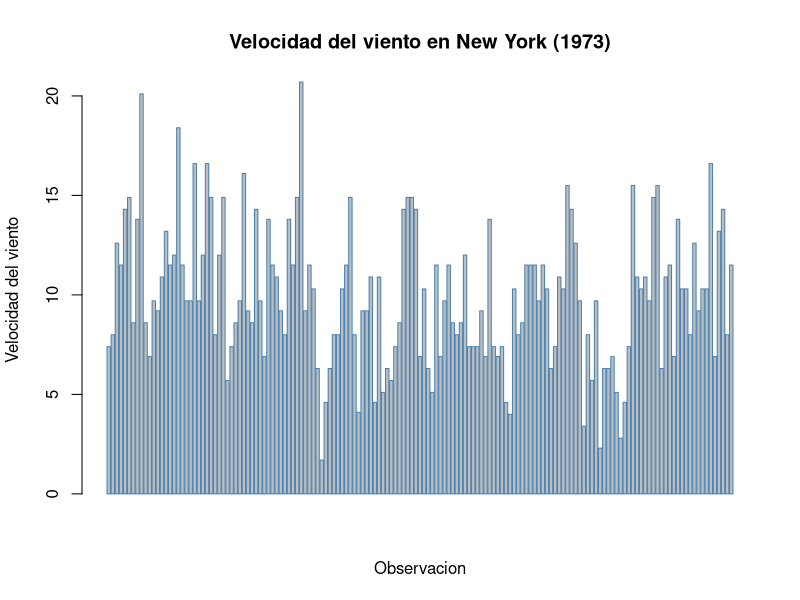
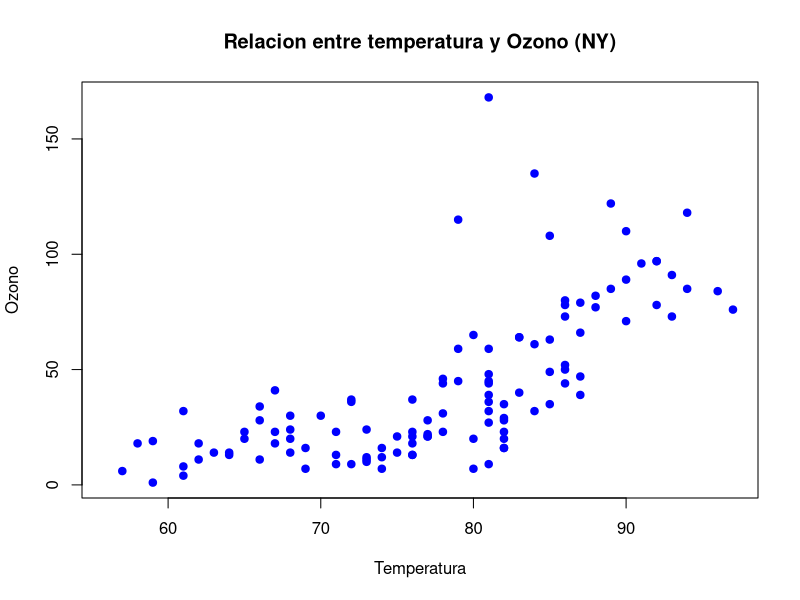
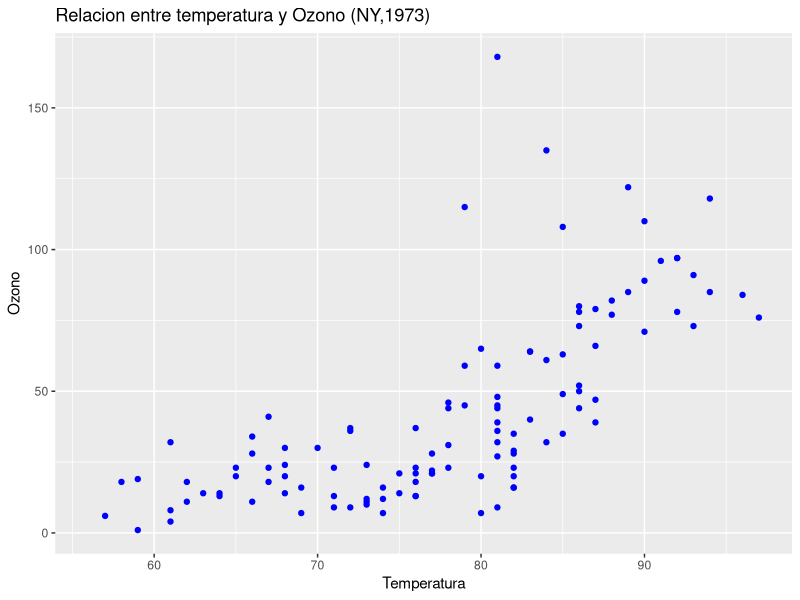
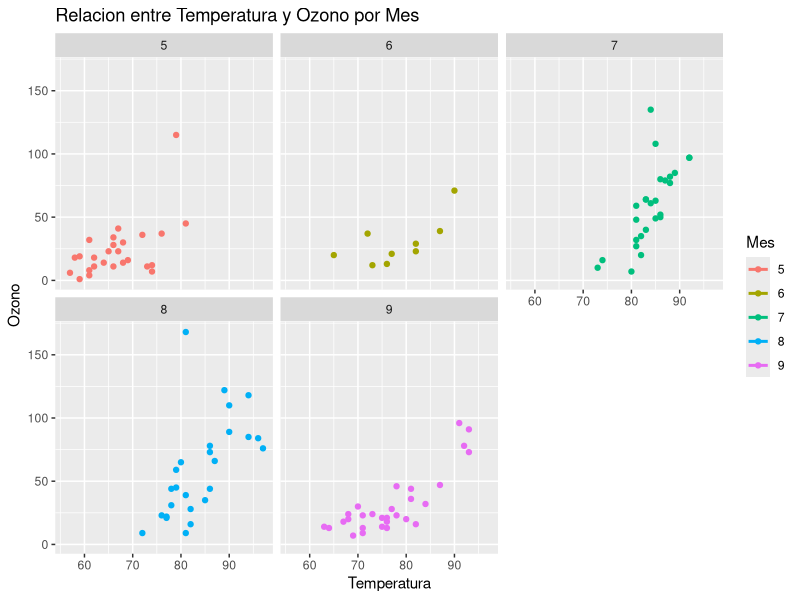
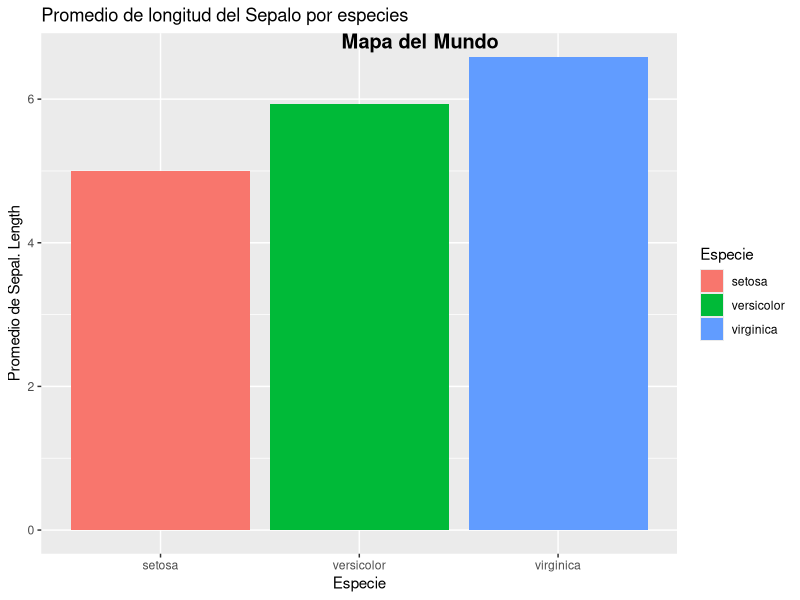
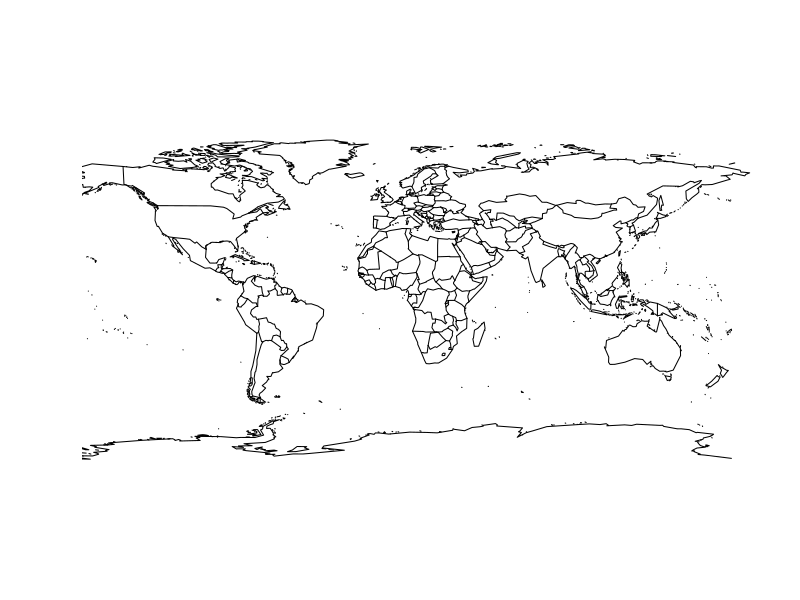
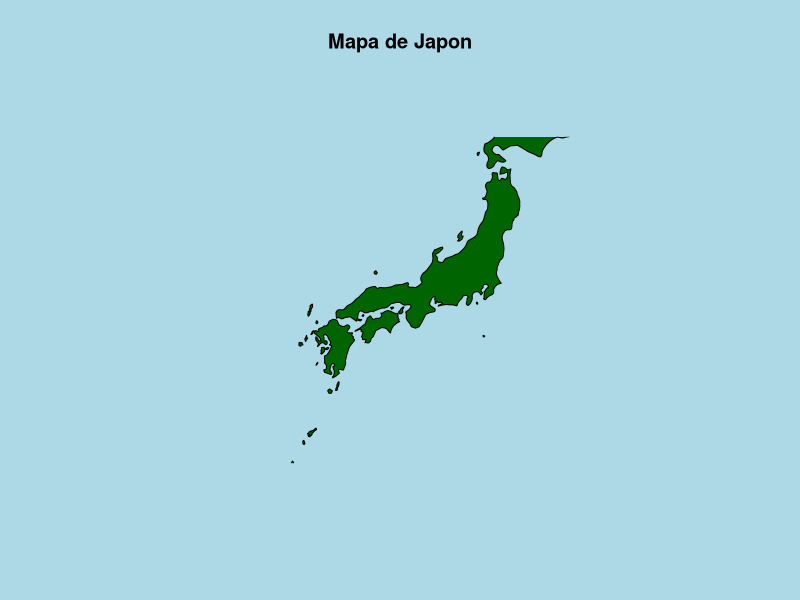

The R script that drew these images, in order:
# ==============================================================================
# UNIVERSIDAD DE COSTA RICA  -  ESCUELA DE ESTADISTICA
# XS-0129  PROGRAMACION PARA ESTADISTICA I
# ------------------------------------------------------------------------------
# PRACTICA SEMANA 11: CONSTRUCCION DE GRAFICOS CON R
# MODALIDAD: TRABAJO COLABORATIVO EN GIT / GITHUB
# Valor: 1% adicional sobre nota de curso
# Fecha entrega máxima: martes 26/05/2026
# Entrega esperada: documento PDF con enlace a repositorio
# ==============================================================================
#
# Esta practica se realiza EN PAREJAS o EN GRUPOS DE TRES personas.
# El grupo entrega un UNICO archivo .R, pero administrado de forma colaborativa
# en un repositorio de GitHub. Cada integrante DEBE aportar al menos un ejercicio
# con sus propios commits, de modo que el historial demuestre la participacion
# individual de cada quien.
#
# ------------------------------------------------------------------------------
# DATOS DEL GRUPO
# ------------------------------------------------------------------------------
# Integrante A: Keylin Francinni Cervantes Mata   Carne: C4E080  GitHub: Cervantes-gif
# Integrante B: Esteban Vargas Rodriguez  Carne: C5K725  GitHub: stebanvr
# Integrante C: ______________________  Carne: __________  GitHub: ____________
#               (deje en blanco si el grupo es de dos personas)
#
# ------------------------------------------------------------------------------
# OBJETIVOS DE APRENDIZAJE
# ------------------------------------------------------------------------------
#   1. Construir e interpretar graficos con el paquete base de R.
#   2. Aplicar la gramatica de graficos del paquete ggplot2 por capas.
#   3. Representar informacion geografica mediante mapas en R.
#   4. INVESTIGAR de forma autonoma otras librerias de visualizacion de R,
#      documentarlas y compararlas con las herramientas vistas en clase.
#   5. Utilizar Git y GitHub para versionar y desarrollar codigo de forma
#      COLABORATIVA (clonar, ramas, commits, pull requests y fusiones).
#
# ==============================================================================
# INSTRUCCIONES GENERALES
# ==============================================================================
#   - Trabajen DENTRO de este mismo archivo .R. Escriban su codigo debajo de
#     cada enunciado, en las lineas marcadas con ">>> ESCRIBA SU CODIGO AQUI".
#   - NO borren los enunciados (lineas que inician con #). Forman parte de la
#     entrega y permiten evaluar la practica.
#   - Cuando se pida COMENTAR o INTERPRETAR, escriban la respuesta como
#     comentario (#) justo debajo del codigo correspondiente.
#   - El archivo debe ejecutarse SIN ERRORES de principio a fin. Verifiquenlo
#     con source() o Ctrl+Shift+Enter (RStudio) antes de la entrega final.
#   - Cada ejercicio indica su INTEGRANTE RESPONSABLE entre corchetes, por
#     ejemplo  [Responsable: Integrante B]. Esa persona debe escribir el codigo
#     y subirlo con SUS PROPIOS commits (ver Parte 5).
#   - Esta practica vale 100 puntos. La distribucion aparece en cada parte.
#   - Todos los ejercicios deben estar completos y no debe haber commits 
#     luego de las 11:59 de hoy 26/05/2026
#
# ------------------------------------------------------------------------------
# REPARTO DE EJERCICIOS ENTRE INTEGRANTES
# ------------------------------------------------------------------------------
#   Integrante A : Ej 1.1, Ej 1.4, Ej 2.1, Ej 2.4, Ej 3.2  + redacta el README
#   Integrante B : Ej 1.2, Ej 1.5, Ej 2.2, Ej 2.5, Ej 3.3  + Ficha 4.2
#   Integrante C : Ej 1.3, Ej 1.6, Ej 2.3, Ej 3.1, Ej 4.4
#   TODO EL GRUPO: Parte 0, Ej 4.1 (eleccion de libreria) y Ej 4.3 (ejemplo).
#
#   * SI EL GRUPO ES DE DOS PERSONAS: no existe Integrante C. Repartan sus
#     ejercicios de forma equitativa entre A y B y ANOTEN aqui como quedaron:
#     Ej 1.3 -> B  Ej 1.6 -> B  Ej 2.3 -> A   Ej 3.1 -> A
#     Ej 4.4 -> A
#
#   El reparto busca que cada persona practique graficos base, ggplot2 y mapas.
#   Esta permitido AYUDARSE entre integrantes, pero cada quien debe SUBIR con
#   sus propios commits los ejercicios de los que es responsable.
#
# ------------------------------------------------------------------------------
# CONJUNTOS DE DATOS
# ------------------------------------------------------------------------------
#   Se trabajara con datasets incluidos en la instalacion base de R, por lo que
#   NO se requiere descargar archivos. Exploren su documentacion con help():
#       help("airquality")   # calidad del aire (Nueva York, 1973)
#       help("mtcars")       # caracteristicas de 32 automoviles
#       help("iris")         # medidas de tres especies de flores
#       help("ToothGrowth")  # crecimiento dental en conejillos de indias
# ==============================================================================


# ==============================================================================
# PARTE 0 - PREPARACION DEL ENTORNO  (5 puntos)   [Responsable: TODO EL GRUPO]
# ==============================================================================
#
# 0.1  Limpien el entorno de trabajo y carguen los datos que utilizaran.
#      Verifiquen la estructura y un resumen de cada conjunto de datos.

rm(list = ls())          # limpia el entorno
data("airquality")
data("mtcars")
data("iris")
data("ToothGrowth")

# >>> ESCRIBA SU CODIGO AQUI: use str() y summary() sobre airquality y mtcars.

str(airquality)
summary(airquality)

str(mtcars)
summary(mtcars)

# 0.2  En un comentario, indiquen cuantas observaciones y cuantas variables
#      tiene 'airquality' y mencionen si contiene valores faltantes (NA).

nrow(airquality)
ncol(airquality)

sum(is.na(airquality))

#
# Respuesta 0.2: Airquality tiene 153 observaciones y 6 variales. Si contiene valores
# faltantes en total 44 variables NA


# ==============================================================================
# PARTE 1 - GRAFICOS BASE DE R  (25 puntos)
# ==============================================================================
# Recuerden los argumentos comunes de las funciones graficas base:
#   main  = titulo        xlab / ylab = etiquetas de ejes
#   col   = color         xlim / ylim = limites de los ejes
#   pch   = tipo de punto border = color del borde
# ------------------------------------------------------------------------------

# ------------------------------------------------------------------------------
# Ejercicio 1.1  GRAFICO DE BARRAS  (4 pts)        [Responsable: Integrante A]
# ------------------------------------------------------------------------------
# Construya un grafico de barras VERTICAL de la variable airquality$Wind.
# Asignele un titulo, una etiqueta de eje y un color de su eleccion.

# >>> ESCRIBA SU CODIGO AQUI:

#Ejercicio 1.1- Grafico de barras vertical de airquality$Wind

barplot(airquality$Wind,
        main = "Velocidad del viento en New York (1973)",
        xlab = "Observacion",
        ylab = "Velocidad del viento",
        border = "steelblue")


#Interpretacion Cervantes:  El grafico muestra la velocidad del viento registrada en los 153 dias. La ,ayoria de las observaciones se encuentran entre 7 y 15 mph. 
#Se observan algunos picos maximos que superan los 20 mph y muy pocos dias con viento cerca de 0 mph.



# ------------------------------------------------------------------------------
# Ejercicio 1.2  HISTOGRAMA  (4 pts)               [Responsable: Integrante B]
# ------------------------------------------------------------------------------
# Construya un histograma de airquality$Ozone. Modifique el argumento 'breaks'
# para obtener al menos dos versiones (por ejemplo breaks = 5 y breaks = 15).
# COMENTE como cambia la interpretacion al variar el numero de clases.

# >>> ESCRIBA SU CODIGO AQUI:



# Comentario 1.2: ______________________________________________________________



# ------------------------------------------------------------------------------
# Ejercicio 1.3  DIAGRAMA DE CAJAS  (4 pts)        [Responsable: Integrante C]
# ------------------------------------------------------------------------------
# Construya un diagrama de cajas de airquality$Temp SEGUN el mes (Temp ~ Month).
# Pista: use la formula  boxplot(Temp ~ Month, data = airquality, ...).
# Interprete: en que mes se observa la mayor temperatura mediana.

# >>> ESCRIBA SU CODIGO AQUI:



# Comentario 1.3: ______________________________________________________________



# ------------------------------------------------------------------------------
# Ejercicio 1.4  DIAGRAMA DE DISPERSION  (4 pts)   [Responsable: Integrante A]
# ------------------------------------------------------------------------------
# Construya un grafico de dispersion entre airquality$Temp (eje X) y
# airquality$Ozone (eje Y). Use pch = 19 y describa la relacion observada.

# >>> ESCRIBA SU CODIGO AQUI:

#Ejercicio 1.4

plot(airquality$Temp,
     airquality$Ozone,
     main = "Relacion entre temperatura y Ozono (NY)",
     xlab = "Temperatura",
     ylab = "Ozono",
     pch = 19,
     col = "blue")


# Comentario 1.4: Se observa una relacion positiva entre la temperatura y el nivel de ozono, a mayor
# temperatura, tiende a mayor concentracion de ozono. La relacion no es perfectamente lineal pero si hay una
# tendencia clara de aumento 


# ------------------------------------------------------------------------------
# Ejercicio 1.5  GRAFICO DE PIE  (4 pts)           [Responsable: Integrante B]
# ------------------------------------------------------------------------------
# A partir de mtcars, cuente cuantos automoviles tienen 4, 6 y 8 cilindros
# (variable 'cyl') y represente esa distribucion en un grafico de pie.
# Agregue al grafico el PORCENTAJE correspondiente a cada categoria.
# Pista: table(mtcars$cyl) y construya las etiquetas con paste0() y round().

# >>> ESCRIBA SU CODIGO AQUI:



# ------------------------------------------------------------------------------
# Ejercicio 1.6  MULTIPLES GRAFICOS Y EXPORTACION  (5 pts)  [Resp.: Integrante C]
# ------------------------------------------------------------------------------
# a) Use par(mfrow = c(1, 2)) para colocar DOS graficos base de su eleccion
#    lado a lado. Restablezca el panel con par(mfrow = c(1, 1)) al terminar.
# b) Exporte uno de sus graficos a un archivo PNG usando png() ... dev.off().
#    IMPORTANTE: agregue ese .png al .gitignore (vea la Parte 5) para NO
#    versionar imagenes generadas automaticamente.

# >>> ESCRIBA SU CODIGO AQUI:



# ==============================================================================
# PARTE 2 - GRAFICOS CON ggplot2  (20 puntos)
# ==============================================================================
# Recuerden la estructura por CAPAS de la gramatica de graficos:
#   ggplot(datos, aes(...)) +   # datos + mapeo estetico
#       geom_*()            +   # geometria (puntos, barras, lineas...)
#       scale_*()           +   # escalas (colores, ejes)
#       facet_*()           +   # paneles por subconjuntos
#       labs()              +   # titulos y etiquetas
#       theme_*()               # apariencia general
# ------------------------------------------------------------------------------

# 2.0  Instalen (si es necesario) y carguen el paquete.
# install.packages("ggplot2")   # descomente solo si aun no lo tiene instalado
library(ggplot2)

# ------------------------------------------------------------------------------
# Ejercicio 2.1  PRIMER GRAFICO ggplot2  (4 pts)   [Responsable: Integrante A]
# ------------------------------------------------------------------------------
# Reproduzca el diagrama de dispersion del Ejercicio 1.4 (Temp vs Ozone) pero
# ahora con ggplot2 y geom_point().

# >>> ESCRIBA SU CODIGO AQUI:

ggplot(airquality,
       aes(x = Temp, y = Ozone)) +
  geom_point(color = "blue", 
             pch = 19) +
  labs(title = "Relacion entre temperatura y Ozono (NY,1973)",
       x = "Temperatura",
       y = "Ozono")




# ------------------------------------------------------------------------------
# Ejercicio 2.2  MAPEO ESTETICO  (4 pts)           [Responsable: Integrante B]
# ------------------------------------------------------------------------------
# Al grafico anterior, agregue dentro de aes() el COLOR del punto segun el mes.
# Pista: como 'Month' es numerica, conviertala con factor(Month).
# COMENTE que aporta esta tercera variable a la lectura del grafico.

# >>> ESCRIBA SU CODIGO AQUI:



# Comentario 2.2: ______________________________________________________________



# ------------------------------------------------------------------------------
# Ejercicio 2.3  GEOMETRIAS ADICIONALES Y FACETAS  (4 pts)  [Resp.: Integrante A]
# ------------------------------------------------------------------------------
# Sobre el grafico del 2.2, agregue:
#   - una capa geom_smooth(method = "lm") para mostrar la tendencia lineal;
#   - un facet_wrap(~ Month) para separar un panel por mes.

# >>> ESCRIBA SU CODIGO AQUI:

ggplot(airquality, aes(x= Temp,
                       y= Ozone,
                       color = factor(Month))) +
  geom_point(pch = 19) +
  geom_smooth(method = "Im", se= FALSE) + # el method Im dibuja una linea de tendencia lineal sobre los puntos 
  facet_wrap(~ Month) + # lo que haces es que separa los meses en 5 partes de mayo a septiembre
  labs(title = "Relacion entre Temperatura y Ozono por Mes",
       x = "Temperatura",
       y = "Ozono",
       color = "Mes")



# ------------------------------------------------------------------------------
# Ejercicio 2.4  GRAFICO DE BARRAS CON ggplot2  (4 pts)  [Resp.: Integrante A]
# ------------------------------------------------------------------------------
# Con el dataset 'iris', construya un grafico de barras que muestre el promedio
# de Sepal.Length por especie (Species). Use stat = "summary", fun = "mean".

# >>> ESCRIBA SU CODIGO AQUI:

ggplot(iris, aes(x= Species,
                 y= Sepal.Length,
                 fill = Species)) +
  geom_bar(stat = "summary", fun = "mean") + # le dice a ggplot no cuente filas sino que calcule el promedio de sepal.length para cada especie
  labs(title = "Promedio de longitud del Sepalo por especies",
       x= "Especie",
       y= "Promedio de Sepal. Length",
       fill = "Especie") # colorea cada baraa de un color diferente segun la especie 


# ------------------------------------------------------------------------------
# Ejercicio 2.5  PERSONALIZACION COMPLETA  (4 pts) [Responsable: Integrante B]
# ------------------------------------------------------------------------------
# Tome cualquiera de los graficos anteriores y combine TODAS las capas:
# labs() con titulo, subtitulo, etiquetas de ejes y fuente; un scale_*() para
# personalizar colores; y un theme_*() distinto al predeterminado.

# >>> ESCRIBA SU CODIGO AQUI:



# ==============================================================================
# PARTE 3 - GRAFICOS CON MAPAS  (15 puntos)
# ==============================================================================
# 3.0  Instalen (si es necesario) y carguen el paquete 'maps'.
# install.packages("maps", dep = TRUE)   # descomente si aun no lo tiene
library(maps)

# ------------------------------------------------------------------------------
# Ejercicio 3.1  MAPA BASE  (5 pts)                [Responsable: Integrante A]
# ------------------------------------------------------------------------------
# Dibuje el mapa del mundo con map(database = "world").
# Luego dibuje UNICAMENTE el mapa de un pais a su eleccion.
# Pista: map("world", regions = "Costa Rica", fill = TRUE, col = "lightgreen").

# >>> ESCRIBA SU CODIGO AQUI:

# Mapa del mundo 

map(database = "world",
    title(main = "Mapa del Mundo"))

# Mapa unicamente de Japon

map("world", regions = "Japan",
    fill = TRUE,
    col = "darkgreen",
    bg = "lightblue") # pone el fonde de color, simulando el mar 
title(main = "Mapa de Japon")

# ------------------------------------------------------------------------------
# Ejercicio 3.2  MAPA POLIGONAL CON ggplot2  (5 pts)  [Resp.: Integrante A]
# ------------------------------------------------------------------------------
# Use map_data() para obtener el contorno de un pais o region y dibujelo con
# ggplot2 + geom_polygon(). Aplique coord_quickmap() para corregir la escala.
# Pista:
#   region <- map_data("world", region = "Costa Rica")
#   ggplot(region, aes(long, lat, group = group)) +
#       geom_polygon(...) + coord_quickmap()

# >>> ESCRIBA SU CODIGO AQUI:



# ------------------------------------------------------------------------------
# Ejercicio 3.3  AGREGAR PUNTOS AL MAPA  (5 pts)   [Responsable: Integrante B]
# ------------------------------------------------------------------------------
# Sobre el mapa anterior, agregue uno o varios puntos con coordenadas conocidas
# (por ejemplo, la ciudad donde vive cada integrante del grupo). Use geom_point()
# y, opcionalmente, geom_text() o annotate() para etiquetar el punto.
# Pista: San Jose, Costa Rica  ->  long = -84.09, lat = 9.93

# >>> ESCRIBA SU CODIGO AQUI:



# ==============================================================================
# PARTE 4 - INVESTIGACION: OTRAS LIBRERIAS DE GRAFICOS EN R  (20 puntos)
# ==============================================================================
#
# El ecosistema de R ofrece MUCHAS librerias de visualizacion mas alla del
# paquete base, ggplot2 y maps. En esta parte el grupo debera INVESTIGAR de
# forma autonoma y aplicar una de ellas.
#
# ------------------------------------------------------------------------------
# 4.1  SELECCION DE LA LIBRERIA  (2 pts)           [Responsable: TODO EL GRUPO]
# ------------------------------------------------------------------------------
# Elijan UNA libreria de la siguiente lista (o propongan otra y consultenla con
# la persona docente). Anoten su eleccion en el comentario indicado.
#
#   GRAFICOS INTERACTIVOS
#     - plotly        : convierte graficos en interactivos (zoom, hover).
#     - highcharter   : graficos interactivos basados en Highcharts.
#     - dygraphs      : series de tiempo interactivas.
#
#   EXTENSIONES DE ggplot2
#     - ggridges      : graficos de densidad superpuestos ("joyplots").
#     - gganimate     : animaciones a partir de graficos ggplot2.
#     - patchwork     : combina varios graficos ggplot2 en un mismo panel.
#     - ggpubr        : graficos con apariencia "lista para publicar".
#     - ggthemes      : temas y paletas adicionales para ggplot2.
#
#   MAPAS INTERACTIVOS
#     - leaflet       : mapas interactivos con marcadores y capas.
#     - tmap          : mapas tematicos (modo estatico e interactivo).
#
#   GRAFICOS ESPECIALIZADOS
#     - corrplot      : visualizacion de matrices de correlacion.
#     - treemap       : mapas de arbol (treemaps) jerarquicos.
#     - GGally        : matrices de graficos y graficos de pares.
#     - wordcloud     : nubes de palabras.
#     - lattice       : sistema de graficos alternativo (graficos en celosia).
#
# Libreria elegida: ____________________________________________________________
# Justifiquen en una o dos lineas por que la eligieron:
#   ___________________________________________________________________________
#
# ------------------------------------------------------------------------------
# 4.2  FICHA DE DOCUMENTACION  (6 pts)             [Responsable: Integrante B]
# ------------------------------------------------------------------------------
# Investiguen en la documentacion oficial (CRAN, viñetas, sitio del paquete) y
# COMPLETEN la siguiente ficha como comentarios. Indiquen las fuentes.
#
#   a) Nombre del paquete y autor(es) principales:
#      _________________________________________________________________________
#   b) Para que tipo de visualizaciones se utiliza:
#      _________________________________________________________________________
#   c) Funcion(es) principal(es) del paquete y que hace cada una:
#      _________________________________________________________________________
#   d) Una ventaja y una limitacion frente al paquete base o ggplot2:
#      Ventaja:    ______________________________________________________________
#      Limitacion: ______________________________________________________________
#   e) Fuentes consultadas (al menos dos, con su enlace):
#      1) _______________________________________________________________________
#      2) _______________________________________________________________________
#
# ------------------------------------------------------------------------------
# 4.3  EJEMPLO APLICADO  (8 pts)                   [Responsable: TODO EL GRUPO]
# ------------------------------------------------------------------------------
# Instalen y carguen la libreria elegida. Luego construyan UN grafico funcional
# con alguno de los datasets de esta practica (airquality, mtcars, iris o
# ToothGrowth). El grafico debe tener titulo y etiquetas de ejes claras.
# Documenten cada paso con comentarios.
#
# SUGERENCIA DE COLABORACION: este ejercicio es del grupo completo. Trabajenlo
# en una rama compartida (por ejemplo 'feature/parte4') y resuelvan en conjunto
# cualquier conflicto de fusion que aparezca.

# install.packages("__________")   # escriba aqui el nombre de su libreria
# library(__________)

# >>> ESCRIBA SU CODIGO AQUI:



# ------------------------------------------------------------------------------
# 4.4  COMPARACION Y REFLEXION  (4 pts)            [Responsable: Integrante C]
# ------------------------------------------------------------------------------
# Reproduzca un grafico EQUIVALENTE o lo mas parecido posible al del punto 4.3
# usando el paquete base o ggplot2. Luego responda en comentarios:
#
#   a) Que diferencias noto en la cantidad y claridad del codigo:
#      _________________________________________________________________________
#   b) En que situacion recomendaria usar la libreria investigada y en cual
#      preferiria el paquete base o ggplot2:
#      _________________________________________________________________________

# >>> ESCRIBA AQUI EL GRAFICO EQUIVALENTE CON BASE O ggplot2:



# ==============================================================================
# PARTE 5 - TRABAJO COLABORATIVO CON GIT Y GITHUB  (15 puntos)
# ==============================================================================
#
# Esta parte NO se "programa" en R: se EVIDENCIA en el repositorio de GitHub del
# grupo. Sigan el flujo de trabajo descrito abajo. Todos los comandos de Git se
# escriben en la TERMINAL del sistema (no en la consola de R), o pueden usar el
# panel Git de RStudio / GitHub Desktop si lo prefieren.
#
# ------------------------------------------------------------------------------
# 5.1  CREACION Y CONFIGURACION DEL REPOSITORIO  (4 pts)
# ------------------------------------------------------------------------------
# a) UNA sola persona del grupo crea en GitHub un repositorio llamado:
#       XS0129-P11-Apellido1-Apellido2
#    Configurelo como público e inicialicelo con un archivo README.md.
#
# b) Esa persona agrega como COLABORADORES (Settings > Collaborators) a:
#       - cada integrante del grupo (con su usuario de GitHub), y
#       - el usuario de la persona docente:  __________________ (a indicar).
#
# c) Cada integrante CLONA el repositorio en su computadora:
#       git clone https://github.com/usuario/XS0129-P11-Apellido1-Apellido2.git
#
# d) Coloquen este archivo .R dentro del repositorio y configuren su identidad
#    (la primera vez en cada computadora):
#       git config --global user.name  "Nombre Apellido"
#       git config --global user.email "correo@ucr.ac.cr"
#
# ------------------------------------------------------------------------------
# 5.2  ARCHIVOS DEL REPOSITORIO  (3 pts)
# ------------------------------------------------------------------------------
# El repositorio debe contener al menos:
#   - Practica_Semana_11_-_Graficos_en_R.R   (este archivo)
#   - README.md   : redactado por el Integrante A. Debe incluir el nombre del
#                   curso, los integrantes del grupo y una breve descripcion.
#   - .gitignore  : debe ignorar archivos generados (por ejemplo *.png del
#                   Ejercicio 1.6, la carpeta .Rproj.user/ y el archivo .Rhistory).
#
#   Contenido sugerido para .gitignore:
#       .Rhistory
#       .RData
#       .Rproj.user/
#       *.png
#
# ------------------------------------------------------------------------------
# 5.3  FLUJO DE TRABAJO POR RAMAS Y COMMITS  (5 pts)
# ------------------------------------------------------------------------------
# Cada integrante trabaja sus ejercicios asignados en SU PROPIA RAMA y luego
# los integra mediante un Pull Request. Pasos para cada integrante:
#
#   1) Actualizar la rama principal y crear la rama personal:
#        git checkout main
#        git pull origin main
#        git checkout -b parte-integranteA      # use su letra: A, B o C
#
#   2) Escribir el codigo de SUS ejercicios en este archivo y guardarlo.
#
#   3) Registrar el avance con commits. Haga UN COMMIT POR EJERCICIO, usando
#      mensajes claros que incluyan el numero del ejercicio. Ejemplos:
#        git add Practica_Semana_11_-_Graficos_en_R.R
#        git commit -m "Ej 1.1: grafico de barras vertical de Wind"
#        git commit -m "Ej 2.1: dispersion Temp vs Ozone con ggplot2"
#
#   4) Subir la rama al repositorio remoto:
#        git push origin parte-integranteA
#
#   5) En GitHub, abrir un PULL REQUEST de su rama hacia 'main'. Otro
#      integrante debe REVISARLO y aprobarlo antes de fusionarlo (merge).
#
# REQUISITO MINIMO VERIFICABLE: en el historial (git log o la pestaña Insights
# de GitHub) debe constar que CADA integrante realizo, como minimo, UN commit
# por cada ejercicio del que es responsable, con su propia cuenta de GitHub.
#
# ------------------------------------------------------------------------------
# 5.4  RESOLUCION DE CONFLICTOS Y BITACORA  (3 pts)
# ------------------------------------------------------------------------------
# Como todos editan el mismo archivo, es probable que aparezca al menos un
# CONFLICTO DE FUSION al hacer merge. Resuelvanlo en conjunto y, una vez
# terminada la practica, completen abajo una breve bitacora del trabajo.
#
#   BITACORA DEL GRUPO (responder como comentarios):
#   a) Cuantas ramas y cuantos pull requests crearon en total:
#      _________________________________________________________________________
#   b) Describan brevemente un conflicto de fusion que enfrentaron y como lo
#      resolvieron (o expliquen como lo evitaron):
#      _________________________________________________________________________
#   c) Que aprendio el grupo sobre el trabajo colaborativo con Git:
#      _________________________________________________________________________
#
# ==============================================================================
# RUBRICA DE EVALUACION (resumen)
# ==============================================================================
#   Parte 0  - Preparacion del entorno ............................   5 pts
#   Parte 1  - Graficos base de R .................................  25 pts
#   Parte 2  - Graficos con ggplot2 ...............................  20 pts
#   Parte 3  - Graficos con mapas .................................  15 pts
#   Parte 4  - Investigacion de otras librerias ...................  20 pts
#   Parte 5  - Trabajo colaborativo con Git y GitHub ..............  15 pts
#                                                            TOTAL = 100 pts
#
#   CONSIDERACIONES SOBRE LA NOTA DE GRUPO:
#   - Se descuentan hasta 5 puntos si el archivo NO se ejecuta completo sin
#     errores o si se eliminan los enunciados originales.
#   - El historial de commits es individual: si un integrante NO presenta
#     commits propios de sus ejercicios asignados, esos puntos NO se le
#     acreditan, aunque el ejercicio aparezca resuelto en el archivo final.
#   - La entrega consiste en compartir la URL del repositorio (con la persona
#     docente ya agregada como colaboradora). NO se reciben archivos por correo.
#
# ==============================================================================
# FIN DE LA PRACTICA - SEMANA 11
# ==============================================================================
